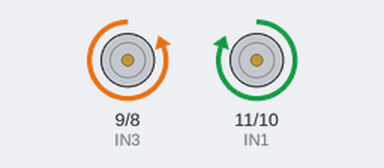
Simulated run of this sketch. Board: Arduino Uno, built with avr-gcc and run on an emulated ATmega328P. Shown: motor-driver pin pairs drawn as motors (green arrow = first pin HIGH = forward, orange = second pin HIGH = backward, longer = more drive).

Above: at 1.0 s.
At 3.0 s:
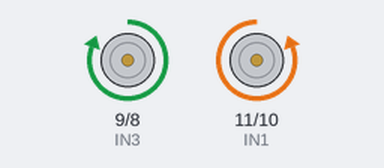
At 5.0 s:
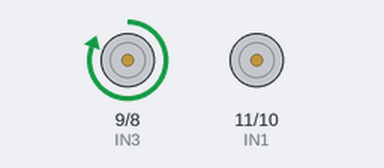
At 11.0 s:
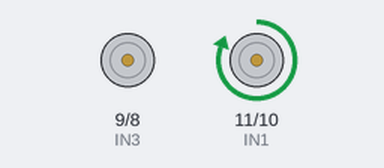
Timing chart, 0 to 15.6 s (numbered marks = the images above):
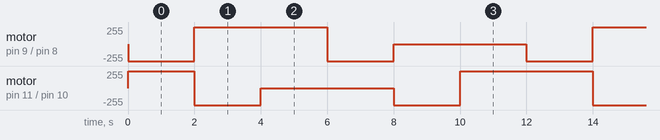

The sketch:

Robot_motor.ino
```cpp
#define IN1 11
#define IN2 10
#define IN3 9
#define IN4 8

void setup() {
  // put your setup code here, to run once:
    pinMode(IN1, OUTPUT);
    pinMode(IN2, OUTPUT);
    pinMode(IN3, OUTPUT);
    pinMode(IN4, OUTPUT);
   /* digitalWrite(IN1, LOW);
    digitalWrite(IN2, LOW);
    digitalWrite(IN3, LOW);
    digitalWrite(IN4, LOW);*/
    Serial.begin(9600);

}
void forward()
{
  digitalWrite(IN1,HIGH);
  digitalWrite(IN2,LOW);
  digitalWrite(IN3,LOW);
  digitalWrite(IN4,HIGH);

}
void back()
{
  digitalWrite(IN1,LOW);
  digitalWrite(IN2,HIGH);
  digitalWrite(IN3,HIGH);
  digitalWrite(IN4,LOW);
}

void right_for()
{
  digitalWrite(IN1,HIGH);
  digitalWrite(IN2,LOW);
  digitalWrite(IN3,LOW);
  digitalWrite(IN4,LOW);
}
void right_back()
{

  digitalWrite(IN1,LOW);
  digitalWrite(IN2,HIGH);
  digitalWrite(IN3,LOW);
  digitalWrite(IN4,LOW);
}
void left_for()
{
  digitalWrite(IN1,LOW);
  digitalWrite(IN2,LOW);
  digitalWrite(IN3,LOW);
  digitalWrite(IN4,HIGH);
}

void left_back()
{

  digitalWrite(IN1,LOW);
  digitalWrite(IN2,LOW);
  digitalWrite(IN3,HIGH);
  digitalWrite(IN4,LOW);

}
void stop1()
{

  digitalWrite(IN1,LOW);
  digitalWrite(IN2,LOW);
  digitalWrite(IN3,LOW);
  digitalWrite(IN4,LOW);
}
void loop() {
  // put your main code here, to run repeatedly:
    forward();
    delay(2000);
    stop1();

    back();
    delay(2000);
    stop1();

    left_back();
    delay(2000);
    stop1();

    left_for();
    delay(2000);
    stop1();

    right_back();
    delay(2000);
    stop1();

    right_for();
    delay(2000);
    stop1();

}
```

Measured:
- by itself, motor on pin 9 (IN3) / pin 8 (IN4): repeats every 12.0 s: forward 255/255 4.0 s, backward 255/255 2.0 s, stopped 4.0 s, backward 255/255 2.0 s
- by itself, motor on pin 11 (IN1) / pin 10 (IN2): repeats every 12.0 s: backward 255/255 2.0 s, stopped 4.0 s, backward 255/255 2.0 s, forward 255/255 4.0 s
